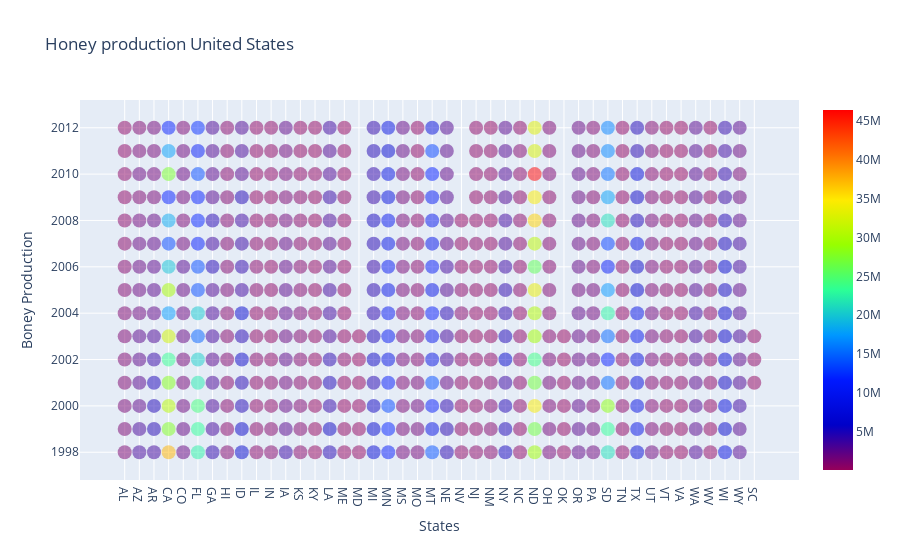

Notebook source saved alongside this figure:
### Code cell
offline.iplot(fig)

### Figure 1 — Plotly figure (JSON) as saved in the notebook; plotly's stock layout.template omitted (floating-point values rounded to 4 significant figures; data arrays with more than 128 entries replaced by an {"elided": "..."} marker saying what was removed)
{"data": [{"marker": {"color": {"elided": "626 int values"}, "colorscale": [[0, "rgb(150,0,90)"], [0.125, "rgb(0,0,200)"], [0.25, "rgb(0,25,255)"], [0.375, "rgb(0,152,255)"], [0.5, "rgb(44,255,150)"], [0.625, "rgb(151,255,0)"], [0.75, "rgb(255,234,0)"], [0.875, "rgb(255,111,0)"], [1, "rgb(255,0,0)"]], "opacity": 0.5, "showscale": true, "size": 14}, "mode": "markers", "text": {"elided": "626 int values"}, "type": "scatter", "x": {"elided": "626 str values"}, "y": {"elided": "626 int values"}}], "layout": {"hovermode": "closest", "title": {"text": "Honey production United States"}, "xaxis": {"title": {"text": "States"}}, "yaxis": {"title": {"text": "Boney Production"}}}}
